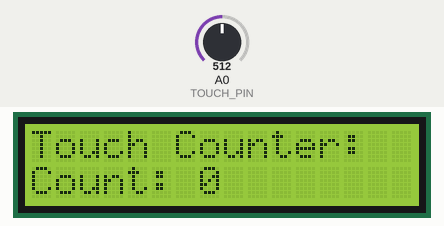
This sketch was run on a simulated Arduino Uno, built with avr-gcc and run on an emulated ATmega328P. Parts: 16×2 character LCD. The inputs (shaded band) are chosen by the test bench; at power-on: A0 (TOUCH_PIN) = 512. What the sketch prints to the serial monitor is not drawn.

Above: at 1.2 s.
1.3 s: A0 (TOUCH_PIN) set to 716
At 2.0 s:
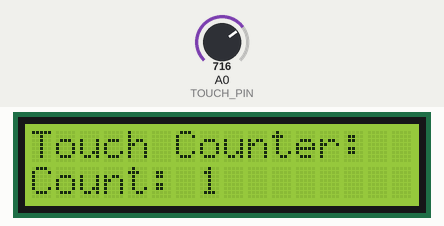
Timing chart, 0 to 4.3 s (numbered marks = the images above; inputs shaded):
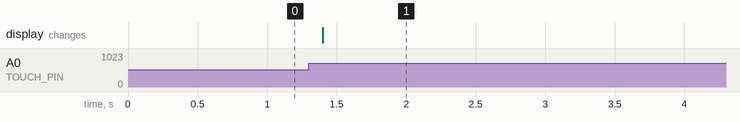

The sketch:

sketch.ino
```cpp
#include <LiquidCrystal_I2C.h>

#define TOUCH_PIN A0

LiquidCrystal_I2C lcd(0x27, 16, 2);

int counter = 0;
int lastState = 0;  // 0 = not touched

void setup() {
  lcd.init();
  lcd.backlight();
  Serial.begin(9600);

  lcd.setCursor(0, 0);
  lcd.print("Touch Counter:");
  lcd.setCursor(0, 1);
  lcd.print("Count: 0");
}

void loop() {
  int value = analogRead(TOUCH_PIN);  // 0–1023

  // Simulate touch: slider RIGHT = touched (value > 512)
  int currentState = (value > 512) ? 1 : 0;

  // Count only when goes from NOT touched → touched
  if (currentState == 1 && lastState == 0) {
    counter++;

    lcd.setCursor(0, 1);
    lcd.print("Count: ");
    lcd.print(counter);
    lcd.print("   ");

    Serial.print("Touched! Count: ");
    Serial.println(counter);
  }

  lastState = currentState;
  delay(100);
}
```

Measured:
- after the input at 1.3 s, the display: changes after 0.10 s (image 1)
